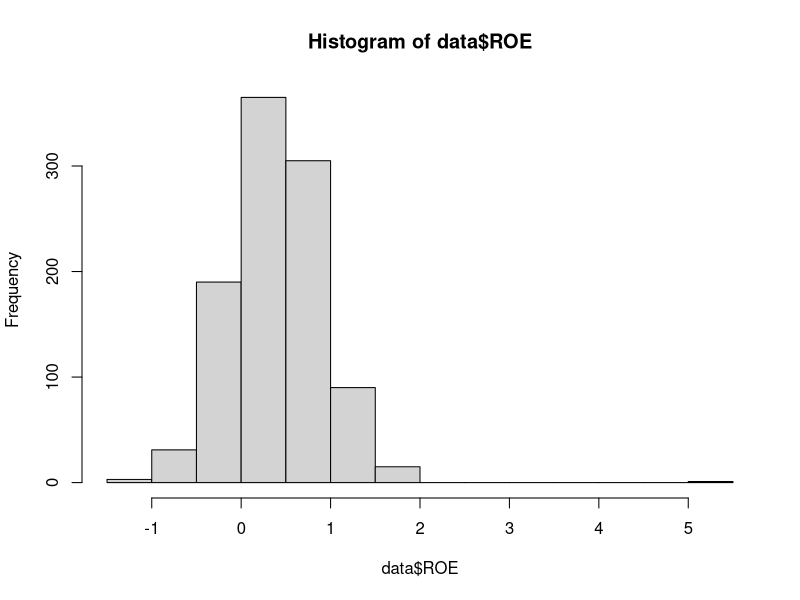

Write R code to recreate this figure.
## ---- chunk 1
rm(list=ls())  # 清理工作空间
options(max.print = 1000)  # 设置打印长度
## ---- chunk 2
data <- read.csv("data_LinearRegression.csv")
## ---- chunk 3
head(data)  # 数据预览
## ---- chunk 4
str(data)  # all variables
## ---- chunk 5
summary(data)  # basic descriptive statistics
## ---- chunk 6
hist(data$ROE)
